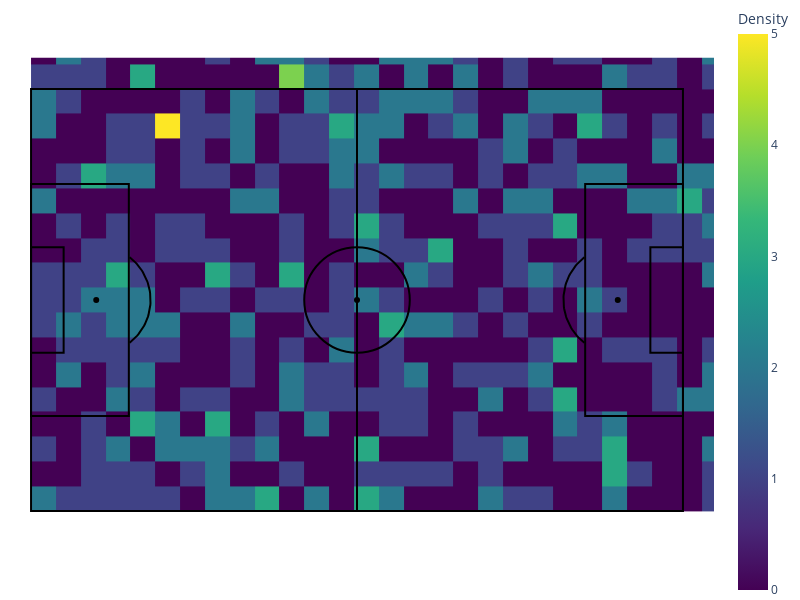

This figure's notebook cell:
### Code cell
df2 = pd.DataFrame({
    'x': np.random.uniform(0, 120, 500),
    'y': np.random.uniform(0, 80, 500)
})

# Create the pitch and plot the heatmap
pitch = pb.viz.Pitch(theme="white")
pitch.plot_heatmap(df2, x='x', y='y')
pitch.show()

### Figure 1 — Plotly figure (JSON) as saved in the notebook; plotly's stock layout.template omitted (floating-point values rounded to 4 significant figures; data arrays with more than 128 entries replaced by an {"elided": "..."} marker saying what was removed)
{"data": [{"hoverinfo": "skip", "line": {"color": "black"}, "mode": "lines", "showlegend": false, "type": "scatter", "x": [15.89, 16.14, 16.38, 16.62, 16.85, 17.06, 17.27, 17.47, 17.67, 17.85, 18.02, 18.18, 18.33, 18.47, 18.6, 18.71, 18.82, 18.91, 19.0, 19.07, 19.13, 19.18, 19.21, 19.24, 19.25, 19.25, 19.24, 19.21, 19.18, 19.13, 19.07, 19.0, 18.91, 18.82, 18.71, 18.6, 18.47, 18.33, 18.18, 18.02, 17.85, 17.67, 17.47, 17.27, 17.06, 16.85, 16.62, 16.38, 16.14, 15.89], "y": [27.1, 27.31, 27.52, 27.74, 27.98, 28.21, 28.46, 28.72, 28.98, 29.25, 29.52, 29.8, 30.09, 30.38, 30.68, 30.98, 31.29, 31.6, 31.91, 32.23, 32.55, 32.87, 33.19, 33.51, 33.84, 34.16, 34.49, 34.81, 35.13, 35.45, 35.77, 36.09, 36.4, 36.71, 37.02, 37.32, 37.62, 37.91, 38.2, 38.48, 38.75, 39.02, 39.28, 39.54, 39.79, 40.02, 40.26, 40.48, 40.69, 40.9]}, {"hoverinfo": "skip", "line": {"color": "black"}, "mode": "lines", "showlegend": false, "type": "scatter", "x": [89.11, 88.86, 88.62, 88.38, 88.15, 87.94, 87.73, 87.53, 87.33, 87.15, 86.98, 86.82, 86.67, 86.53, 86.4, 86.29, 86.18, 86.09, 86.0, 85.93, 85.87, 85.82, 85.79, 85.76, 85.75, 85.75, 85.76, 85.79, 85.82, 85.87, 85.93, 86.0, 86.09, 86.18, 86.29, 86.4, 86.53, 86.67, 86.82, 86.98, 87.15, 87.33, 87.53, 87.73, 87.94, 88.15, 88.38, 88.62, 88.86, 89.11], "y": [40.9, 40.69, 40.48, 40.26, 40.02, 39.79, 39.54, 39.28, 39.02, 38.75, 38.48, 38.2, 37.91, 37.62, 37.32, 37.02, 36.71, 36.4, 36.09, 35.77, 35.45, 35.13, 34.81, 34.49, 34.16, 33.84, 33.51, 33.19, 32.87, 32.55, 32.23, 31.91, 31.6, 31.29, 30.98, 30.68, 30.38, 30.09, 29.8, 29.52, 29.25, 28.98, 28.72, 28.46, 28.21, 27.98, 27.74, 27.52, 27.31, 27.1]}, {"hoverinfo": "skip", "marker": {"color": "black", "size": 6}, "mode": "markers", "showlegend": false, "type": "scatter", "x": [10.5], "y": [34]}, {"hoverinfo": "skip", "marker": {"color": "black", "size": 6}, "mode": "markers", "showlegend": false, "type": "scatter", "x": [94.5], "y": [34]}, {"hoverinfo": "skip", "marker": {"color": "black", "size": 6}, "mode": "markers", "showlegend": false, "type": "scatter", "x": [52.5], "y": [34]}, {"colorbar": {"title": {"text": "Density"}}, "colorscale": [[0, "#440154"], [0.1111, "#482878"], [0.2222, "#3e4989"], [0.3333, "#31688e"], [0.4444, "#26828e"], [0.5556, "#1f9e89"], [0.6667, "#35b779"], [0.7778, "#6ece58"], [0.8889, "#b5de2b"], [1, "#fde725"]], "type": "histogram2d", "x": {"elided": "500 float values"}, "xbins": {"end": 120, "size": 4, "start": 0}, "y": {"elided": "500 float values"}, "ybins": {"end": 80, "size": 4, "start": 0}}], "layout": {"height": 600, "margin": {"b": 0, "l": 0, "r": 0, "t": 0}, "plot_bgcolor": "white", "shapes": [{"line": {"color": "black"}, "type": "rect", "x0": 0, "x1": 105, "y0": 0, "y1": 68}, {"line": {"color": "black"}, "type": "circle", "x0": 44, "x1": 61, "y0": 25.5, "y1": 42.5}, {"line": {"color": "black"}, "type": "rect", "x0": 52.5, "x1": 52.5, "y0": 0, "y1": 68}, {"line": {"color": "black"}, "type": "rect", "x0": 0, "x1": 15.75, "y0": 15.3, "y1": 52.7}, {"line": {"color": "black"}, "type": "rect", "x0": 89.25, "x1": 105, "y0": 15.3, "y1": 52.7}, {"line": {"color": "black"}, "type": "rect", "x0": 0, "x1": 5.25, "y0": 25.5, "y1": 42.5}, {"line": {"color": "black"}, "type": "rect", "x0": 99.75, "x1": 105, "y0": 25.5, "y1": 42.5}], "showlegend": false, "title": {}, "width": 800, "xaxis": {"constrain": "domain", "fixedrange": true, "range": [-5, 110], "scaleanchor": "y", "showgrid": false, "showticklabels": false, "visible": false, "zeroline": false}, "yaxis": {"constrain": "domain", "fixedrange": true, "range": [-5, 73], "showgrid": false, "showticklabels": false, "visible": false, "zeroline": false}}}
